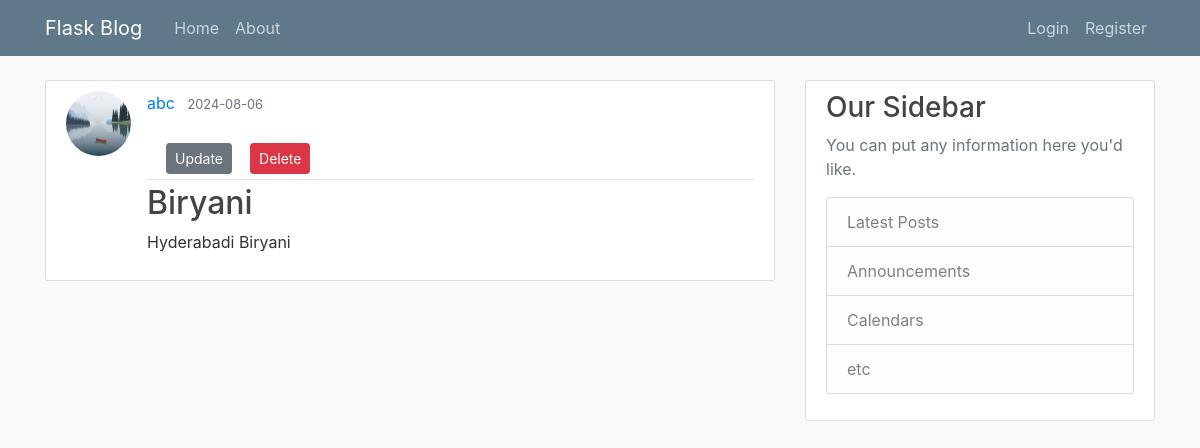
Before: /post/4 with the older database file.
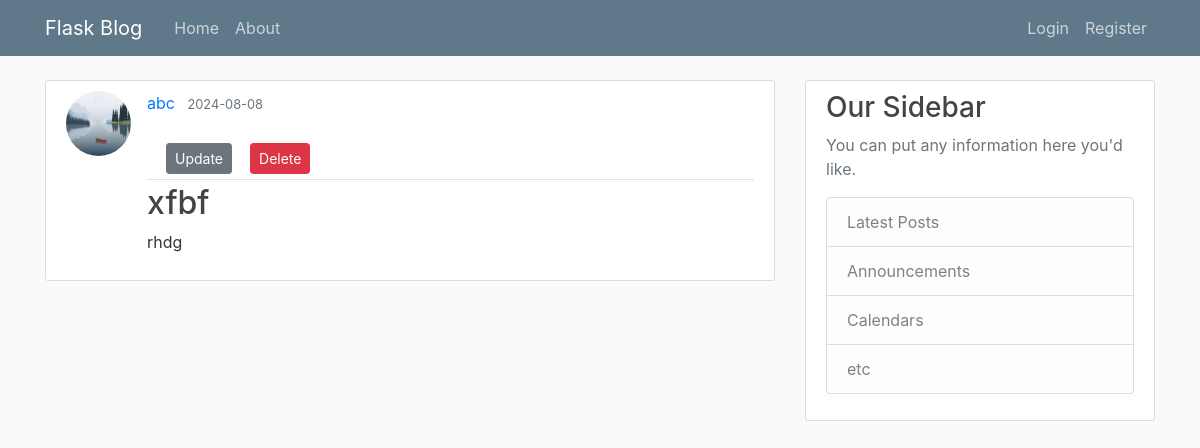
After: the same page with the newer database file.
### flaskBlog/models.py (models this page shows, shortened)
class Post(db.Model):
    id = db.Column(db.Integer, primary_key=True)
    title = db.Column(db.String(100), nullable=False)
    date_posted = db.Column(db.DateTime, nullable=False, default=datetime.utcnow)
    content = db.Column(db.Text, nullable=False)
    user_id = db.Column(db.Integer, db.ForeignKey('user.id'), nullable=False)

### flaskBlog/routes.py (the view)
@app.route("/post/<int:post_id>")
def post(post_id):
    with app.app_context():
        post = Post.query.get_or_404(post_id)
        user = User.query.filter_by(id=post_id).first()
        return render_template('post.html', title=post.title, post = post, post_id=post_id, user=user)

### flaskBlog/templates/post.html
{% extends "layout.html" %}
{% block content %}
        <article class="media content-section">
          <img class="rounded-circle article-img" src="/static/profile_pics/default.jpg">
          <div class="media-body">
            <div class="article-metadata">
              <a class="mr-2" href="#">{{ user.username }}</a>
              <small class="text-muted">{{ post.date_posted.strftime('%Y-%m-%d')}}</small>
              <div class="container mt-4">
                <div class="button-container">
                    <a href="{{ url_for('update_post', post_id=post.id) }}" class="btn btn-secondary btn-sm m-1">Update</a>
                    <form method="POST" action="{{ url_for('delete_post', post_id=post.id) }}">
                        <button type="submit" class="btn btn-danger btn-sm m-1">Delete</button>
                    </form>
                </div>
            </div>
            </div>
            <h2><a class="article-title" href="#">{{ post.title }}</a></h2>
            <p class="article-content">{{ post.content }}</p>
          </div>
        </article>
{% endblock content %}

Changed rows visible on the page:
changed Post: date_posted "2024-08-06" → "2024-08-08"; title "Biryani" → "xfbf"; content "Hyderabadi Biryani" → "rhdg"
